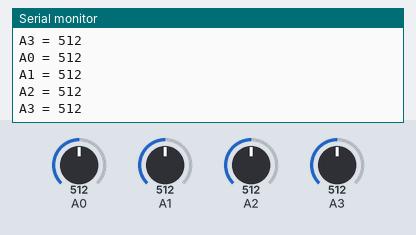
Recording of a sketch running on a simulated Arduino Uno, built with avr-gcc and run on an emulated ATmega328P. Parts: the last lines printed to the serial monitor. The inputs (shaded band) are chosen by the test bench; at power-on: A0 = 512, A1 = 512, A2 = 512, A3 = 512.

Above: at 1.8 s.
1.9 s: A0 set to 716
3.4 s: A1 set to 716
At 4.7 s:
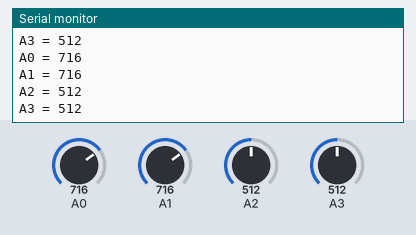
4.9 s: A2 set to 716
At 5.8 s:
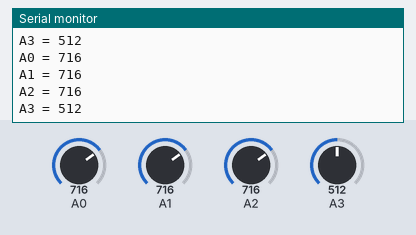
6.4 s: A3 set to 716
At 7.7 s:
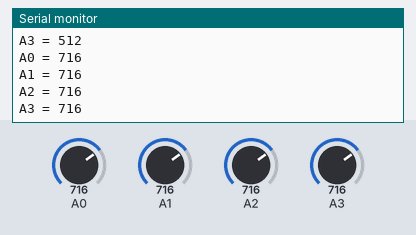
7.9 s: A0 set to 992
9.4 s: A1 set to 992
At 10.8 s:
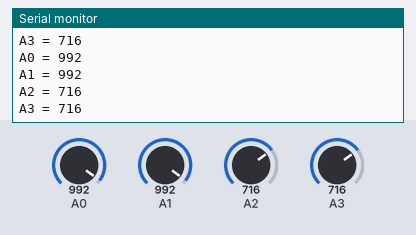
Timing chart, 0 to 11.9 s (numbered marks = the images above; inputs shaded):
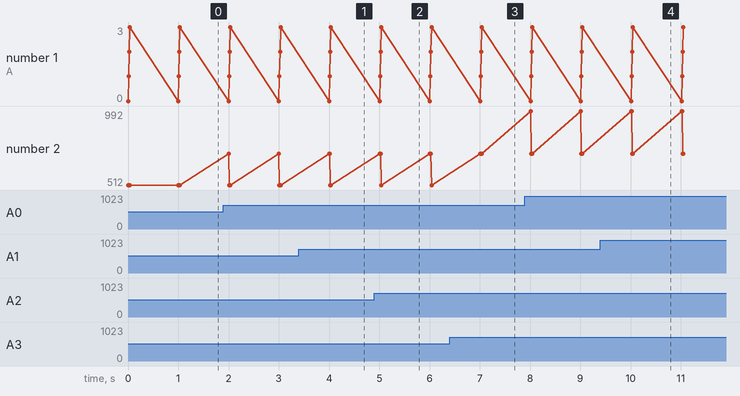

Measured:
- after the input at 3.4 s, the serial monitor: prints a new line after 0.62 s (image 1)
- after the input at 4.9 s, the serial monitor: prints a new line after 0.13 s (image 2)
- after the input at 6.4 s, the serial monitor: prints a new line after 0.64 s (image 3)
- after the input at 9.4 s, the serial monitor: prints a new line after 0.62 s (image 4)

The sketch:

Potmeter_test.ino
```cpp
void setup() {
  Serial.begin(9600);
}

void loop() {

  Serial.print("A0 = ");
  Serial.println(analogRead(A0));
  Serial.print("A1 = ");
  Serial.println(analogRead(A1));
  Serial.print("A2 = ");
  Serial.println(analogRead(A2));
  Serial.print("A3 = ");
  Serial.println(analogRead(A3));
  Serial.println("");
  Serial.println("");
  delay(1000);

}
```
